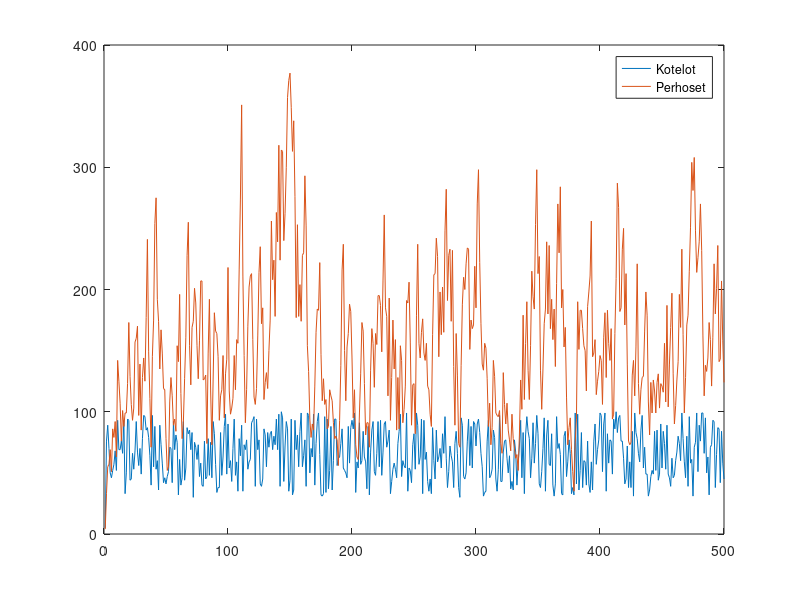

Write MATLAB code to recreate this figure.
%Tekijä Konsta Keski-Mattinen 2021.11.08 
clear
close all;

a = 300; %Munien määrä per naaras;
b = 100; %Ympäristön kantokyky koteloille
i = 0.70; %Eri vaiheissa kuolevat-%
j = 0.70; %Eri vaiheissa kuolevat-% 
k = 0.70; %Eri vaiheissa kuolevat-% 
l = 0.60; %Eri vaiheissa kuolevat-% 

v = 500; %Simuloitavat vuodet 

M = 40; %Munia
T = 34; %Toukkia
K = 5; %Koteloita
P = 4; %Perhoset

records=zeros(4,v);

for iter = 1:v
    records(:,iter) = [M;T;K;P]; %Tallennetaan viimepopulaatio
    %Lasketaan yhden populaatioaskel
    
    M = round((1-rand(1)*i) * P /2 *a);
    T = round((1-rand(1)*j) * M);
    K = round((1-rand(1)*k) *(T*(T<=b)+ b*(T>b)));
    P = round((1-rand(1)*l) *(P + K));
end

%Piilotetaan munat ja toukat
plot(records(3:4,:)');
legend('Kotelot', 'Perhoset');